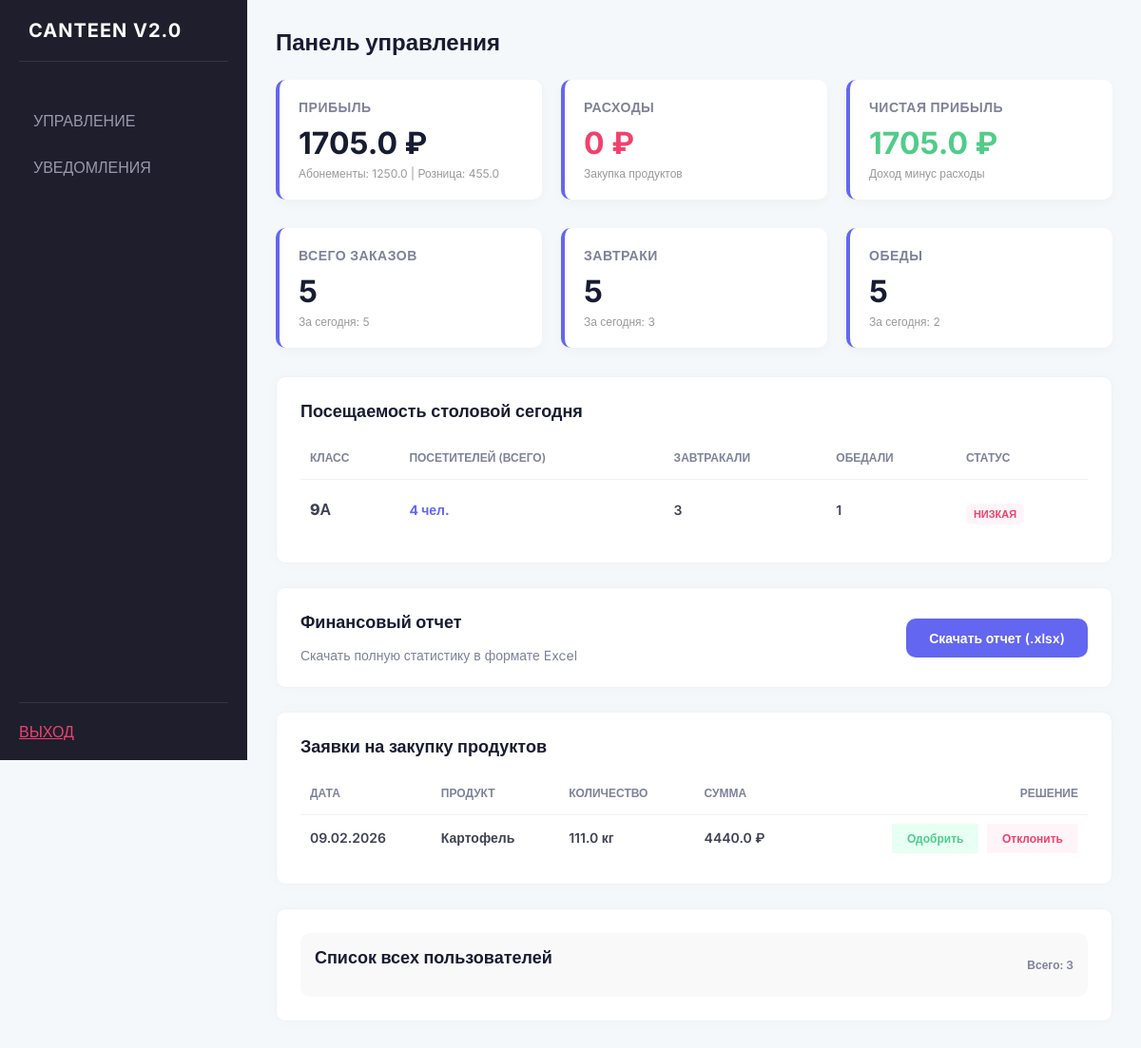
The page /admin (signed in) on the database its author committed.
### models.py (models this page shows, shortened)
class User(db.Model):
    id = db.Column(db.Integer, primary_key=True)
    username = db.Column(db.String(80), unique=True, nullable=False)
    password = db.Column(db.String(200), nullable=False)
    role = db.Column(db.String(20), nullable=False)
    balance = db.Column(db.Float, default=0)
    full_name = db.Column(db.String(100), default='')
    class_name = db.Column(db.String(20), default='')
    is_approved = db.Column(db.Boolean, default=False)

class PurchaseRequest(db.Model):
    id = db.Column(db.Integer, primary_key=True)
    product_id = db.Column(db.Integer, db.ForeignKey('product.id'))
    quantity = db.Column(db.Float, nullable=False)
    status = db.Column(db.String(20), default='pending')
    created_by = db.Column(db.Integer, db.ForeignKey('user.id'))
    date = db.Column(db.DateTime, default=datetime.now)
    product = db.relationship('Product')

class Product(db.Model):
    id = db.Column(db.Integer, primary_key=True)
    name = db.Column(db.String(100), nullable=False)
    quantity = db.Column(db.Float, default=0)
    unit = db.Column(db.String(20), default='шт')
    price = db.Column(db.Float, default=0)

### app.py (the view)
@app.route('/admin')
def admin():
    user = get_user_by_id(session['user_id'])
    stats = get_payments_stats()
    order_stats = get_orders_stats()
    expenses = get_expenses()
    pending = get_pending_requests()
    users = User.query.all()
    pending_users = User.query.filter_by(is_approved=False).all()
    unread = get_unread_notifications(user.id)
    today = date.today()
    all_today = Order.query.filter_by(date=today).all()
    class_stats = {}
    for o in all_today:
        if o.is_received:
            u_class = o.user.class_name or 'Без класса'
            if u_class not in class_stats:
                class_stats[u_class] = {'total': 0, 'breakfast': 0, 'lunch': 0}
            class_stats[u_class]['total'] += 1
            if o.meal_type == 'breakfast':
                class_stats[u_class]['breakfast'] += 1
            else:
                class_stats[u_class]['lunch'] += 1
    total_b = len([o for o in all_today if o.meal_type == 'breakfast'])
    total_l = len([o for o in all_today if o.meal_type == 'lunch'])
    return render_template('admin.html',
                           user=user,
                           stats=stats,
                           order_stats=order_stats,
                           expenses=expenses,
                           pending=pending,
                           users=users,
                           pending_users=pending_users,
                           class_stats=class_stats,
                           unread_count=len(unread),
                           total_breakfasts=order_stats['total'],
                           breakfast_today=total_b,
                           total_lunches=order_stats['total'],
                           lunch_today=total_l)

### app.py (called while the page is built)
@app.after_request
def add_no_cache_headers(response):
    response.headers['Cache-Control'] = 'no-cache, no-store, must-revalidate, post-check=0, pre-check=0'
    response.headers['Pragma'] = 'no-cache'
    response.headers['Expires'] = '0'
    return response

@app.before_request
def check_session():
    public_routes = ['login', 'register', 'static', 'index']
    endpoint = request.endpoint
    if not endpoint:
        return
    if endpoint in public_routes:
        return
    if 'user_id' not in session:
        flash('Пожалуйста, войдите в систему')
        return redirect(url_for('login'))
    required_role = ROLE_REQUIRED.get(endpoint)
    if required_role is not None:
        user_role = session.get('role')
        if user_role != required_role:
            flash('У вас нет прав для доступа к этой странице')
            home = ROLE_HOME.get(user_role, 'login')
            return redirect(url_for(home))

@app.context_processor
def inject_unread_count():
    if 'user_id' in session:
        unread = get_unread_notifications(session['user_id'])
        return {'unread_count': len(unread)}
    return {'unread_count': 0}

### db_functions.py (called while the page is built)
def get_user_by_id(user_id):
    return User.query.get(user_id)

def get_pending_requests():
    return PurchaseRequest.query.filter_by(status='pending').all()

def get_unread_notifications(user_id):
    return Notification.query.filter_by(user_id=user_id, is_read=False).all()

def get_payments_stats():
    deposits = Payment.query.filter_by(payment_type='deposit').all()
    subscriptions = Payment.query.filter_by(payment_type='subscription').all()
    purchases = Payment.query.filter_by(payment_type='purchase').all()
    return {
        'deposits': sum(p.amount for p in deposits),
        'subscriptions': sum(p.amount for p in subscriptions),
        'purchases': sum(p.amount for p in purchases),
        'total_income': sum(p.amount for p in subscriptions) + sum(p.amount for p in purchases)
    }

def get_orders_stats():
    today = date.today()
    all_orders = Order.query.all()
    today_orders = Order.query.filter_by(date=today).all()
    return {
        'total': len(all_orders),
        'today': len(today_orders),
        'received': len([o for o in all_orders if o.is_received])
    }

def get_expenses():
    approved = PurchaseRequest.query.filter_by(status='approved').all()
    total = 0
    for req in approved:
        prod = Product.query.get(req.product_id)
        if prod:
            total += req.quantity * prod.price
    return total

### templates/admin.html (shortened to what this page needs)
{% extends 'base.html' %}
{% block content %}
<div>
    <h1>Панель управления</h1>
    <div class="stats-grid">
        <div class="stat-card">
            <h3>Прибыль</h3>
            <div class="big-number">{{ stats.total_income }} ₽</div>
            <div style="font-size: 12px; color: #999; margin-top: 5px;">
                Абонементы: {{ stats.subscriptions }} | Розница: {{ stats.purchases }}
            </div>
        </div>
        <div class="stat-card">
            <h3>Расходы</h3>
            <div class="big-number" style="color: #f1416c;">{{ expenses }} ₽</div>
            <div style="font-size: 12px; color: #999; margin-top: 5px;">
                Закупка продуктов
            </div>
        </div>
        <div class="stat-card">
            <h3>Чистая прибыль</h3>
            <div class="big-number" style="color: {% if stats.total_income - expenses > 0 %}#50cd89{% else %}#f1416c{% endif %};">
                {{ stats.total_income - expenses }} ₽
            </div>
            <div style="font-size: 12px; color: #999; margin-top: 5px;">
                Доход минус расходы
            </div>
        </div>
    </div>
    <div class="stats-grid">
        <div class="stat-card">
            <h3>Всего заказов</h3>
            <div class="big-number">{{ order_stats.total }}</div>
            <div style="font-size: 12px; color: #999; margin-top: 5px;">
                За сегодня: {{ order_stats.today }}
            </div>
        </div>
        <div class="stat-card">
            <h3>Завтраки</h3>
            <div class="big-number">{{ total_breakfasts }}</div>
            <div style="font-size: 12px; color: #999; margin-top: 5px;">
                За сегодня: {{ breakfast_today }}
            </div>
        </div>
        <div class="stat-card">
            <h3>Обеды</h3>
            <div class="big-number">{{ total_lunches }}</div>
            <div style="font-size: 12px; color: #999; margin-top: 5px;">
                За сегодня: {{ lunch_today }}
            </div>
        </div>
    </div>
    <div class="section">
        <h2>Посещаемость столовой сегодня</h2>
        {% if class_stats %}
            <div style="overflow-x: auto;">
                <table>
                    <thead>
                        <tr>
                            <th>Класс</th>
                            <th>Посетителей (Всего)</th>
                            <th>Завтракали</th>
                            <th>Обедали</th>
                            <th>Статус</th>
                        </tr>
                    </thead>
                    <tbody>
                    {% for cls, data in class_stats.items() %}
                        <tr>
                            <td style="font-weight: 800; font-size: 16px;">{{ cls }}</td>
                            <td style="font-weight: bold; color: var(--primary);">{{ data.total }} чел.</td>
                            <td>{{ data.breakfast }}</td>
                            <td>{{ data.lunch }}</td>
                            <td>
                                {% if data.total > 20 %}
                                    <span class="badge badge-success">Высокая</span>
                                {% elif data.total > 10 %}
                                    <span class="badge badge-warning">Средняя</span>
                                {% else %}
                                    <span class="badge badge-danger">Низкая</span>
                                {% endif %}
                            </td>
                        </tr>
                    {% endfor %}
                    </tbody>
                </table>
            </div>
        {% else %}
            <p style="color: #999; text-align: center; padding: 20px;">Сегодня посещений еще не зафиксировано</p>
        {% endif %}
    </div>
    <div class="section" style="display: flex; justify-content: space-between; align-items: center;">
        <div>
            <h2>Финансовый отчет</h2>
            <p style="color: #7e8299; font-size: 14px; margin-bottom: 0;">Скачать полную статистику в формате Excel</p>
        </div>
        <a href="{{ url_for('download_report') }}" class="btn">Скачать отчет (.xlsx)</a>
    </div>
    <div class="section">
        <h2>Заявки на закупку продуктов</h2>
        {% if pending %}
            <table>
                <thead>
                    <tr>
                        <th>Дата</th>
                        <th>Продукт</th>
                        <th>Количество</th>
                        <th>Сумма</th>
                        <th style="text-align: right;">Решение</th>
                    </tr>
                </thead>
                <tbody>
                {% for req in pending %}
                    <tr>
                        <td>{{ req.date.strftime('%d.%m.%Y') }}</td>
                        <td style="font-weight: bold;">{{ req.product.name }}</td>
                        <td>{{ req.quantity }} {{ req.product.unit }}</td>
                        <td>{{ (req.quantity * req.product.price)|round(2) }} ₽</td>
                        <td style="text-align: right;">
                            <a href="{{ url_for('approve', req_id=req.id) }}" class="btn-small btn-soft-success" style="margin-right: 5px; text-decoration: none;">Одобрить</a>
                            <a href="{{ url_for('reject', req_id=req.id) }}" class="btn-small btn-soft-danger" onclick="return confirm('Отклонить заявку?')" style="text-decoration: none;">Отклонить</a>
                        </td>
                    </tr>
                {% endfor %}
                </tbody>
            </table>
        {% else %}
            <div style="text-align: center; padding: 20px; color: #999;">
                Нет активных заявок на рассмотрении
            </div>
        {% endif %}
    </div>
    <div class="section">
        <div class="collapsible-header" onclick="document.getElementById('users-body').classList.toggle('collapsed')">
            <h2>Список всех пользователей</h2>
            <span style="font-size: 12px; font-weight: 600; color: #7e8299;">Всего: {{ users|length }}</span>
        </div>
    </div>
</div>
{% endblock %}

### static/style.css (style rules this page uses)
:root { --sidebar-bg: #1e1e2d; --sidebar-text: #9899ac; --sidebar-active: #ffffff; --sidebar-active-bg: #2b2b40; --body-bg: #f5f8fa; --card-bg: #ffffff; --primary: #6366f1; --primary-hover: #4f46e5; --text-dark: #181c32; --text-gray: #7e8299; --success-light: #e8fff3; --success-text: #50cd89; --warning-light: #fff8dd; --warning-text: #ffc700; --danger-light: #fff5f8; --danger-text: #f1416c; --radius: 10px; }
* { margin: 0; padding: 0; box-sizing: border-box; }
body { font-family: 'Inter', sans-serif; background-color: var(--body-bg); color: var(--text-dark); display: flex; min-height: 100vh; }
h1 { font-size: 24px; font-weight: 700; margin-bottom: 25px; color: var(--text-dark); }
h2 { font-size: 18px; font-weight: 600; margin-bottom: 15px; color: var(--text-dark); }
h3 { font-size: 14px; text-transform: uppercase; color: var(--text-gray); font-weight: 600; letter-spacing: 0.5px; margin-bottom: 10px; }
.card, .section, .menu-section, .auth-container { background: var(--card-bg); border-radius: var(--radius); padding: 25px; margin-bottom: 25px; box-shadow: 0px 0px 20px 0px rgba(76, 87, 125, 0.02); border: 1px solid #eff2f5; }
.stats-grid { display: grid; grid-template-columns: repeat(auto-fill, minmax(220px, 1fr)); gap: 20px; margin-bottom: 30px; }
.stat-card { background: var(--card-bg); padding: 20px; border-radius: var(--radius); border-left: 4px solid var(--primary); box-shadow: 0 4px 12px rgba(0,0,0,0.03); }
.big-number { font-size: 32px; font-weight: 700; color: var(--text-dark); margin-top: 5px; }
button, .btn { display: inline-block; padding: 12px 24px; background-color: var(--primary); color: #fff; border: none; border-radius: var(--radius); font-weight: 600; cursor: pointer; font-size: 14px; text-decoration: none; transition: 0.3s; text-align: center; }
.btn-small { padding: 8px 16px; font-size: 12px; }
.badge { display: inline-block; padding: 4px 8px; border-radius: 6px; font-size: 11px; font-weight: 700; text-transform: uppercase; margin-top: 10px; }
.badge-danger { background: var(--danger-light); color: var(--danger-text); }
table { width: 100%; border-collapse: collapse; }
th { text-align: left; color: var(--text-gray); font-size: 12px; text-transform: uppercase; font-weight: 600; padding: 15px 10px; border-bottom: 1px solid #eff2f5; }
td { padding: 15px 10px; font-size: 14px; font-weight: 600; color: #3f4254; border-bottom: 1px solid #eff2f5; }
tr:last-child td { border-bottom: none; }
.collapsible-header { background: #f9f9f9; padding: 15px; border-radius: var(--radius); cursor: pointer; display: flex; justify-content: space-between; align-items: center; }
.btn-soft-success { background-color: #e8fff3; color: #50cd89; font-weight: 600; }
.btn-soft-danger { background-color: #fff5f8; color: #f1416c; font-weight: 600; }

### rows shown on the page
User: class_name "9А", total "4", breakfast "3", lunch "1"
PurchaseRequest: date "09.02.2026", product.name "Картофель", quantity "111.0", product.unit "кг", (req.quantity*req.product.price)|round(2) "4440.0"

### other values the page prints
{{ stats.total_income }} "1705.0"
{{ stats.subscriptions }} "1250.0"
{{ stats.purchases }} "455.0"
{{ expenses }} "0"
{{ stats.total_income - expenses }} "1705.0"
{{ order_stats.total }} "5"
{{ order_stats.today }} "5"
{{ total_breakfasts }} "5"
{{ breakfast_today }} "3"
{{ total_lunches }} "5"
{{ lunch_today }} "2"
{{ users|length }} "3"
